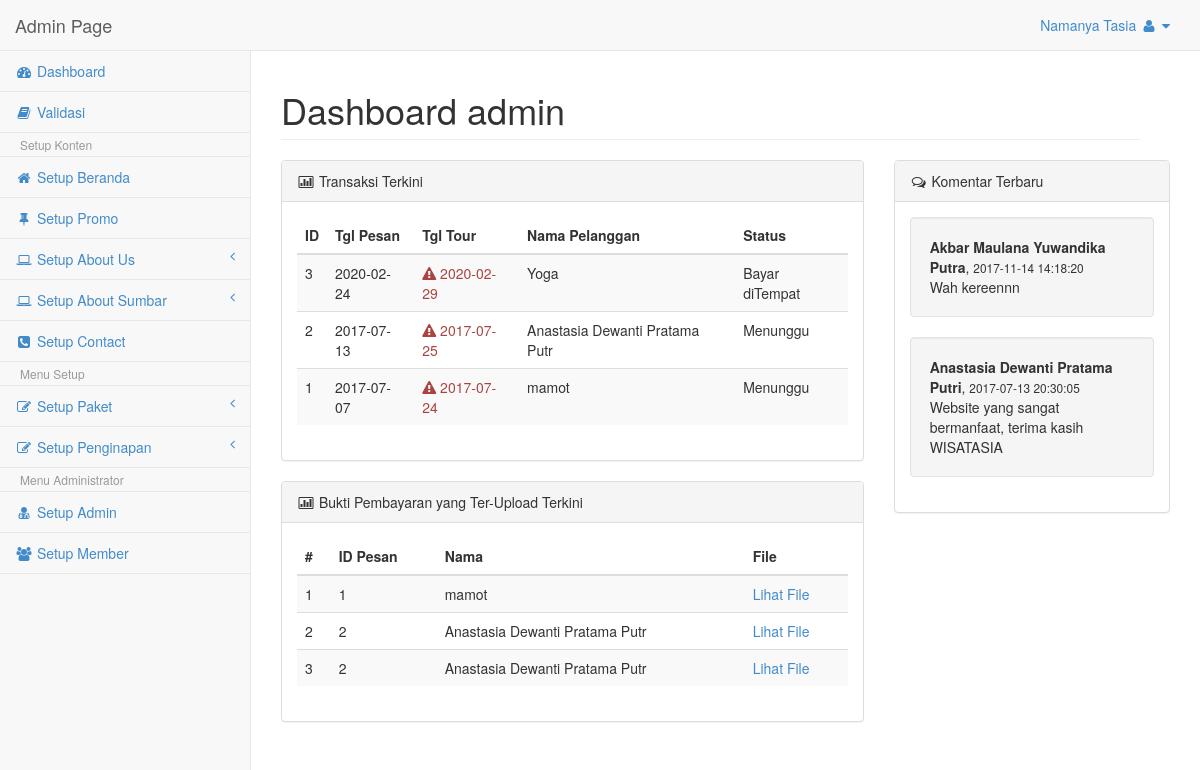
The app's page /Admin/home.php (signed in) with its own data.
### tables this page shows
CREATE TABLE IF NOT EXISTS `tbl_pesan` (
  `id_pesan` int(11) NOT NULL AUTO_INCREMENT,
  `id_user` int(11) NOT NULL,
  `id_paket` int(11) NOT NULL,
  `id_hotel` int(11) NOT NULL,
  `tgl_pesan` date NOT NULL,
  `tgl_tour` date NOT NULL,
  `status` char(2) NOT NULL DEFAULT 'S1',
  PRIMARY KEY (`id_pesan`)
);

CREATE TABLE IF NOT EXISTS `tbl_user` (
  `id_user` int(11) NOT NULL AUTO_INCREMENT,
  `nama_user` varchar(30) NOT NULL,
  `email_user` varchar(50) NOT NULL,
  `tipe_id` varchar(20) NOT NULL,
  `no_id` varchar(30) NOT NULL,
  `no_hp` varchar(14) NOT NULL,
  `no_rek` varchar(50) NOT NULL,
  `nama_rek` varchar(50) NOT NULL,
  `username` varchar(30) NOT NULL,
  `password` varchar(12) NOT NULL,
  `tgl_lahir` varchar(30) NOT NULL,
  `jekel` varchar(1) NOT NULL,
  `alamat` text NOT NULL,
  PRIMARY KEY (`id_user`),
  KEY `id_user` (`id_user`)
);

CREATE TABLE IF NOT EXISTS `tbl_bukti` (
  `id_bukti` int(11) NOT NULL AUTO_INCREMENT,
  `id_pesan` int(11) NOT NULL,
  `file` text NOT NULL,
  PRIMARY KEY (`id_bukti`)
);

CREATE TABLE IF NOT EXISTS `komentar` (
  `id_komentar` int(11) NOT NULL AUTO_INCREMENT,
  `nama` varchar(50) NOT NULL,
  `komentar` text NOT NULL,
  `waktu` datetime NOT NULL,
  PRIMARY KEY (`id_komentar`)
);

### Admin/home.php (the view, shortened to what this page needs)
<?php session_start();
if(isset($_SESSION['user_admin'])){
	$level		=$_SESSION['level'];
?>
<!DOCTYPE html>
<html>
<head>
    <link href="css/bootstrap.min.css" rel="stylesheet">
    <link href="font-awesome/css/font-awesome.css" rel="stylesheet">
    <link href="css/plugins/morris/morris-0.4.3.min.css" rel="stylesheet">
    <link href="css/plugins/timeline/timeline.css" rel="stylesheet">
    <link href="css/sb-admin.css" rel="stylesheet">
</head>
<body>
    <div id="wrapper">
		<?php
			if($level=='admin'){
				include"nav.php";
			}else if($level=='operator'){
				include"nav_operator.php";
			}else{
				echo "Anda tidak punya hak access!! Hayoo!! Siapa Anda??";
			}
		?>
        <div id="page-wrapper">
        	<div class="row col-lg-12">
            	<h1 class="page-header">Dashboard <?php echo $level; ?></h1>
            </div>
            <div class="row">
            <div class="col-lg-8">
            <div class="panel panel-default">
            	<div class="panel-heading">
                	<i class="fa fa-bar-chart-o fa-fw"></i> Transaksi Terkini
                </div>
                <div class="panel-body">
                	<div class="table-responsive">
                        <table class="table table-hover table-striped" id="dataTables-transaksi">
                            <thead>
                                <tr>
                                    <th class="text-left">ID</th>
                                    <th class="text-left">Tgl Pesan</th>
                                    <th class="text-left">Tgl Tour</th>
                                    <th class="text-left">Nama Pelanggan</th>
                                    <th class="text-left">Status</th>
                                </tr>
                            </thead>
                            <tbody>
                            <?php
                                $comot=mysql_query("SELECT * FROM tbl_pesan, tbl_paket, tbl_hotel, tbl_user WHERE tbl_pesan.id_user=tbl_user.id_user AND tbl_pesan.id_paket=tbl_paket.id_paket AND tbl_pesan.id_hotel=tbl_hotel.id_hotel ORDER BY tgl_pesan DESC LIMIT 5");
                                while($isi_tbl=mysql_fetch_array($comot))
                                {
                                $total_harga	=$isi_tbl['harga_paket']+$isi_tbl['harga'];
                                $now= date("Y-m-d");
                            ?>
                                <tr>
                                    <td><?php echo $isi_tbl['id_pesan'] ?></td>
                                    <td><?php echo $isi_tbl['tgl_pesan']; ?></td>
                                    <td><?php
                                    if($isi_tbl['tgl_tour']<$now){
                                        $txtS="Kadaluarsa!!";
                                        echo "<div class='tooltip-demo'><span data-toggle='tooltip' data-placement='top' title='".$txtS."'><div class='text-danger'><i class='fa fa-warning'></i>&nbsp".$isi_tbl['tgl_tour']."</div></span></div>";
                                    }else{
                                        echo $isi_tbl['tgl_tour'];
                                    }?></td>
                                    <td><?php echo $isi_tbl['nama_user']; ?></td>
                                    <td><div class="tooltip-demo"><span data-toggle="tooltip" data-placement="top"
                                        title="Total Harga <?php echo $total_harga; ?> IDR">
                                        <?php
                                        if($isi_tbl['status']=='S1'){
                                            $stat="Menunggu";
                                        }else if($isi_tbl['status']=='S2'){
                                            $stat="Lunas";
                                        }else if($isi_tbl['status']=='S3'){
                                            $stat="Bayar diTempat";
                                        }else if($isi_tbl['status']=='S4'){
                                            $stat="Telah Tour";
                                        }else{
                                            $stat="";
                                        }
                                        echo $stat;
                                        ?></span></div>
                                    </td>
                                </tr>
                            <?php
                                }
                            ?>
                            </tbody>
                        </table>
                	</div>
                </div>
            </div>
			<div class="panel panel-default">
            	<div class="panel-heading">
                	<i class="fa fa-bar-chart-o fa-fw"></i> Bukti Pembayaran yang Ter-Upload Terkini
                </div>
                <div class="panel-body">
                	<div class="table-responsive">
                        <table class="table table-hover table-striped" id="dataTables-transaksi">
                            <thead>
                                <tr>
                                    <th class="text-left">#</th>
                                    <th class="text-left">ID Pesan</th>
                                    <th class="text-left">Nama</th>
                                    <th class="text-left">File</th>
                                </tr>
                            </thead>
                            <tbody>
                            <?php
								$no=1;
                                $comot_bukti=mysql_query("SELECT * FROM tbl_bukti, tbl_pesan, tbl_user WHERE
													tbl_bukti.id_pesan	= tbl_pesan.id_pesan AND
													tbl_pesan.id_user	= tbl_user.id_user");
                                while($isi_bukti=mysql_fetch_array($comot_bukti)) {
                            ?>
                                <tr>
                                    <td><?php echo $no++ ?></td>
                                    <td><?php echo $isi_bukti['id_pesan']; ?></td>
                                    <td><?php echo $isi_bukti['nama_user']; ?></td>
                                    <td><a href="../images/<?php echo $isi_bukti['file'];?>" target="_blank">Lihat File</a></td>
                                </tr>
                            <?php
                                }
                            ?>
                            </tbody>
                        </table>
                	</div>
                </div>
            </div>
            </div>
            <div class="col-lg-4">
            <div class="panel panel-default">
            	<div class="panel-heading">
                	<i class="fa fa-comments-o fa-fw"></i> Komentar Terbaru
                </div>
                <div class="panel-body">
                   	<?php
					$comot_comen=mysql_query("SELECT * FROM komentar ORDER BY waktu DESC LIMIT 3");
					while($isi_comen=mysql_fetch_array($comot_comen))
					{ ?>
					<div class="well">
						<b><?php echo $isi_comen['nama']; ?></b>, <small><?php echo $isi_comen['waktu']; ?></small><br />
						<?php echo $isi_comen['komentar']; ?>
					</div>
					<?php
              		 }?>
                </div>
            </div>
            </div>
			<div class="col-lg-8">
            </div>
            </div>
        </div>
    </div>
</body>
</html>
<?php
}else{
	session_destroy();
	header('Location:index.php?status=Silahkan Login');
}
?>

### Admin/nav.php (shortened to what this page needs)
<?php
	$username=$_SESSION['user_admin'];
	$comot_admin=mysql_query("select nama from tbl_admin where user_admin='$username'");
	$ngisi_admin=mysql_fetch_array($comot_admin);
?>
<nav class="navbar navbar-default navbar-fixed-top" role="navigation" style="margin-bottom: 0">
    <div class="navbar-header">
        <a class="navbar-brand" href="home.php">Admin Page</a>
    </div>
    <ul class="nav navbar-top-links navbar-right">
        <li class="dropdown">
            <a class="dropdown-toggle" data-toggle="dropdown" href="#"><?php echo $ngisi_admin['nama']; ?>
                <i class="fa fa-user fa-fw"></i>  <i class="fa fa-caret-down"></i>
            </a>
        </li>
    </ul>
    <div class="navbar-default navbar-static-side" role="navigation">
        <div class="sidebar-collapse">
            <ul class="nav" id="side-menu">
                <li><a href="home.php"><i class="fa fa-dashboard fa-fw"></i> Dashboard</a></li>
                <li><a href="cekTransaksi.php"><i class="fa fa-book fa-fw"></i> Validasi</a>
                <li class="dropdown-header">Setup Konten</li>
                <li><a href="setupBeranda.php"><i class="fa fa-home fa-fw"></i> Setup Beranda</a>
                <li><a href="setupSlider.php"><i class="fa fa-thumb-tack fa-fw"></i> Setup Promo</a>
                <li>
                    <a href="#"><i class="fa fa-laptop fa-fw"></i> Setup About Us<span class="fa arrow"></span></a>
                </li>
                <li>
                    <a href="#"><i class="fa fa-laptop fa-fw"></i> Setup About Sumbar<span class="fa arrow"></span></a>
                </li>
                <li><a href="setupContact.php"><i class="fa fa-phone-square fa-fw"></i> Setup Contact</a>
                <li class="dropdown-header">Menu Setup</li>
                <li>
                    <a href="#"><i class="fa fa-edit fa-fw"></i> Setup Paket<span class="fa arrow"></span></a>
                </li>
                <li>
                    <a href="#"><i class="fa fa-edit fa-fw"></i> Setup Penginapan<span class="fa arrow"></span></a>
                </li>
                <li class="dropdown-header">Menu Administrator</li>
                <li><a href="setupAdmin.php"><i class="fa fa-user-md fa-fw"></i> Setup Admin</a>
                <li><a href="setupMember.php"><i class="fa fa-users fa-fw"></i> Setup Member</a>
            </ul>
        </div>
    </div>
</nav>

### Admin/css/sb-admin.css (style rules this page uses)
body { background-color: #f8f8f8; padding-top: 100px; }
@media (min-width:768px) { body { padding-top: 50px; } }
#wrapper { width: 100%; }
#page-wrapper { padding: 0 15px; min-height: 568px; background-color: #fff; }
@media (min-width:768px) { #page-wrapper { position: inherit; margin: 0 0 0 250px; padding: 0 30px; min-height: 1300px; border-left: 1px solid #e7e7e7; } }
.navbar-static-side ul li { border-bottom: 1px solid #e7e7e7; }
.navbar-top-links li { display: inline-block; }
.navbar-top-links li:last-child { margin-right: 15px; }
.navbar-top-links li a { padding: 15px; min-height: 50px; }
.arrow { float: right; }
.fa.arrow:before { content: "\f104"; }
@media (min-width:768px) { .navbar-static-side { z-index: 1; position: absolute; width: 250px; margin-top: 51px; } }

### records on screen
tbl_pesan: id_pesan "3", tgl_pesan "2020-02-24", tgl_tour "2020-02-29", id_user.nama_user "Yoga", status "Bayar diTempat"
tbl_pesan: id_pesan "2", tgl_pesan "2017-07-13", tgl_tour "2017-07-25", id_user.nama_user "Anastasia Dewanti Pratama Putr", status "Menunggu"
tbl_pesan: id_pesan "1", tgl_pesan "2017-07-07", tgl_tour "2017-07-24", id_user.nama_user "mamot", status "Menunggu"
tbl_bukti: id_pesan.id_pesan "1", tbl_user.nama_user "mamot"
tbl_bukti: id_pesan.id_pesan "2", tbl_user.nama_user "Anastasia Dewanti Pratama Putr"
tbl_bukti: id_pesan.id_pesan "2", tbl_user.nama_user "Anastasia Dewanti Pratama Putr"
komentar: nama "Akbar Maulana Yuwandika Putra", waktu "2017-11-14 14:18:20", komentar "Wah kereennn"
komentar: nama "Anastasia Dewanti Pratama Putri", waktu "2017-07-13 20:30:05", komentar "Website yang sangat bermanfaat, terima kasih WISATASIA"

### other values on screen
$ngisi_admin['nama'] "Namanya Tasia"
$level "admin"
